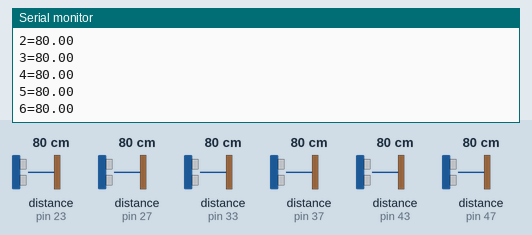
The sketch below on a simulated Arduino Uno, built with avr-gcc and run on an emulated ATmega328P. On the bench: the last lines printed to the serial monitor. The test bench sets the inputs (shaded band); at power-on: distance to the obstacle (sensors on pin 23, pin 27, pin 33, pin 37, pin 43, pin 47) 80 cm.

Above: at 1.3 s.
1.4 s: distance to the obstacle (sensor on pin 23) set to 2 cm
At 1.95 s:
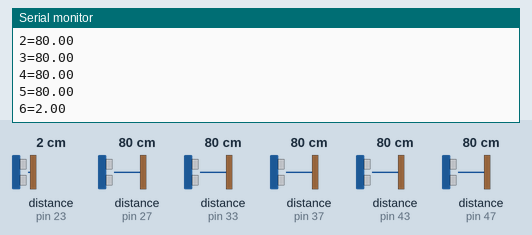
2.9 s: distance to the obstacle (sensor on pin 27) set to 2 cm
4.4 s: distance to the obstacle (sensor on pin 33) set to 2 cm
5.9 s: distance to the obstacle (sensor on pin 23) set to 250 cm
At 6.67 s:
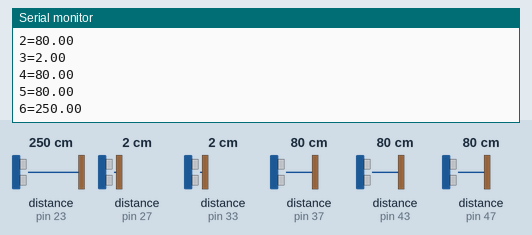
9.0 s: distance to the obstacle (sensor on pin 37) set to 2 cm
10.5 s: distance to the obstacle (sensor on pin 43) set to 2 cm
At 10.93 s:
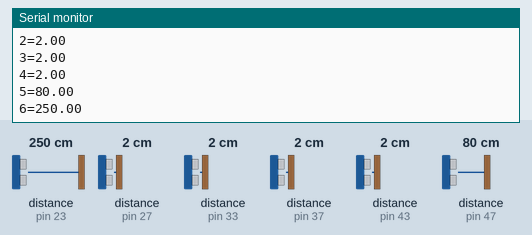
Timing chart, 0 to 13.0 s (numbered marks = the images above; inputs shaded):
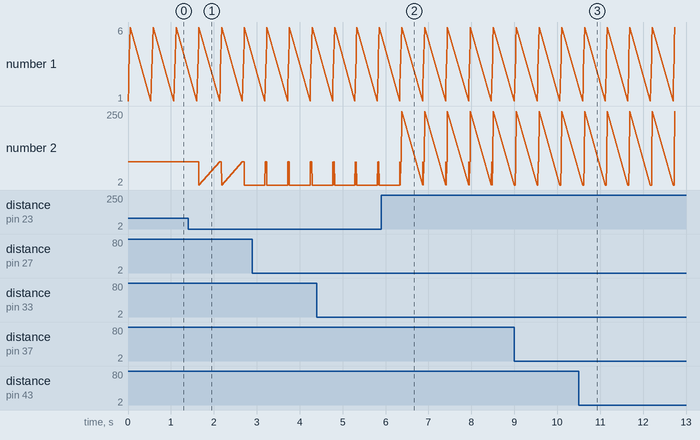

Measured:
- after the input at 1.4 s, the serial monitor: prints a new line after 0.25 s (image 1)
- after the input at 5.9 s, the serial monitor: prints a new line after 0.47 s (image 2)
- after the input at 10.5 s, the serial monitor: prints a new line after 0.12 s (image 3)
- plotted number 2: 2 → 250 after the input at 5.9 s

The sketch:

5_ultratester_2nd.ino
```cpp
#include <HCSR04.h>

//UltraSonicDistanceSensor ext_left(22, 23);
//UltraSonicDistanceSensor left(49, 51);
//UltraSonicDistanceSensor centre_left(45, 43);
//UltraSonicDistanceSensor centre_right(39, 37);
//UltraSonicDistanceSensor right(31, 33);
//UltraSonicDistanceSensor ext_right(25, 27);
UltraSonicDistanceSensor ext_left(45, 47);
UltraSonicDistanceSensor left(41, 43);
UltraSonicDistanceSensor centre_left(39, 37);
UltraSonicDistanceSensor centre_right(31, 33);
UltraSonicDistanceSensor right(29, 27);
UltraSonicDistanceSensor ext_right(25, 23);
void setup () {
    Serial.begin(9600);  // We initialize serial connection so that we could print values from sensor.
}

void loop () {
    Serial.print("1=");// Every 500 miliseconds, do a measurement using the sensor and print the distance in centimeters.
    Serial.println(right.measureDistanceCm());
    Serial.print("2=");
    Serial.println(centre_left.measureDistanceCm());
    Serial.print("3=");
    Serial.println(centre_right.measureDistanceCm());
    Serial.print("4=");
    Serial.println(left.measureDistanceCm());
    Serial.print("5=");
    Serial.println(ext_left.measureDistanceCm());
    Serial.print("6=");
    Serial.println(ext_right.measureDistanceCm());
    delay(500);
}
```
